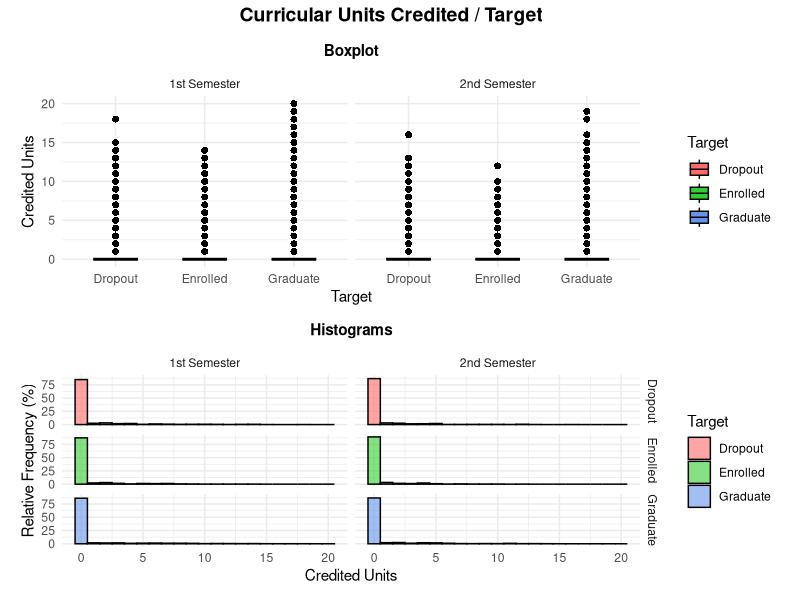
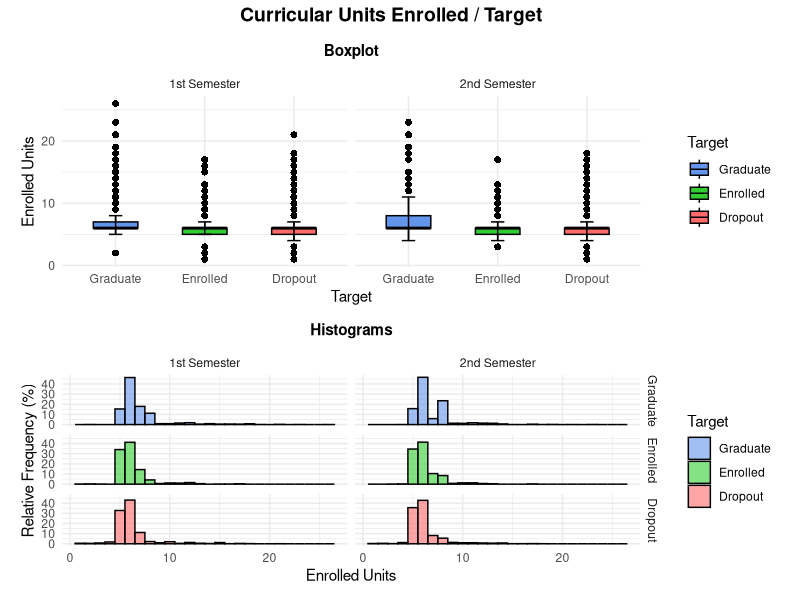
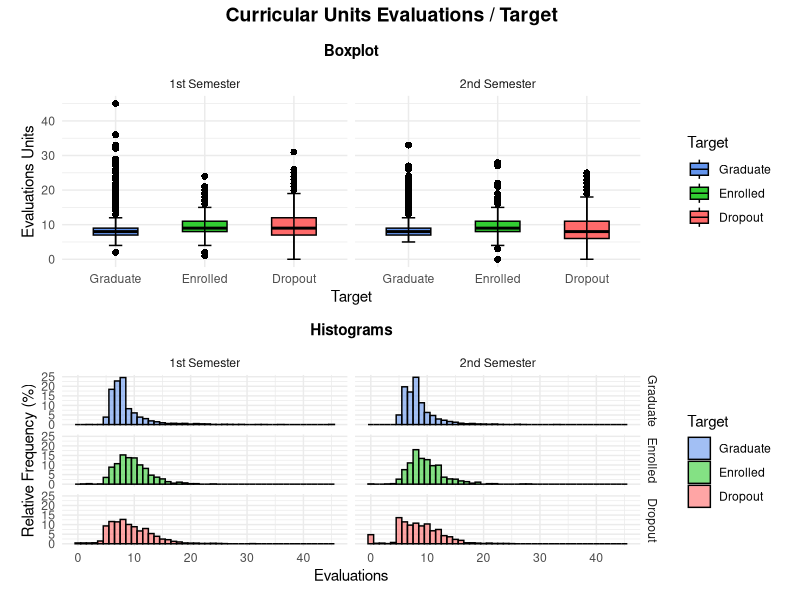
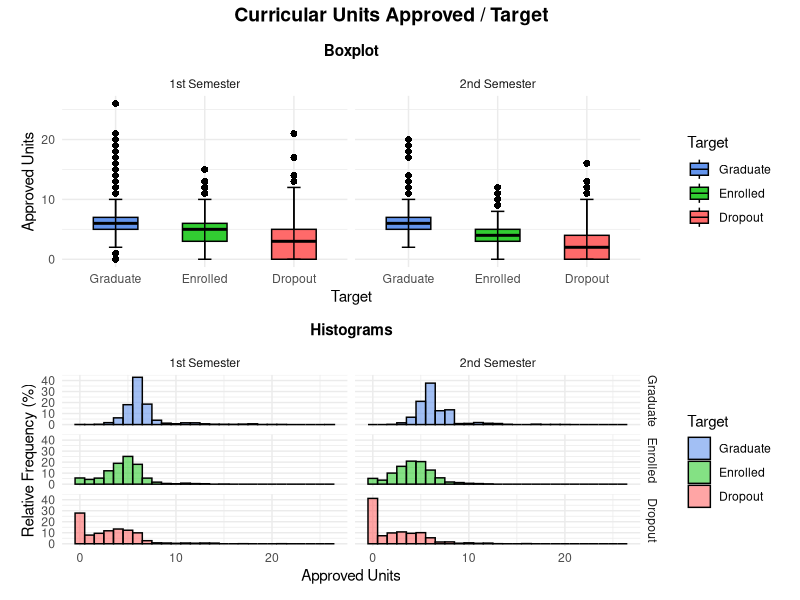
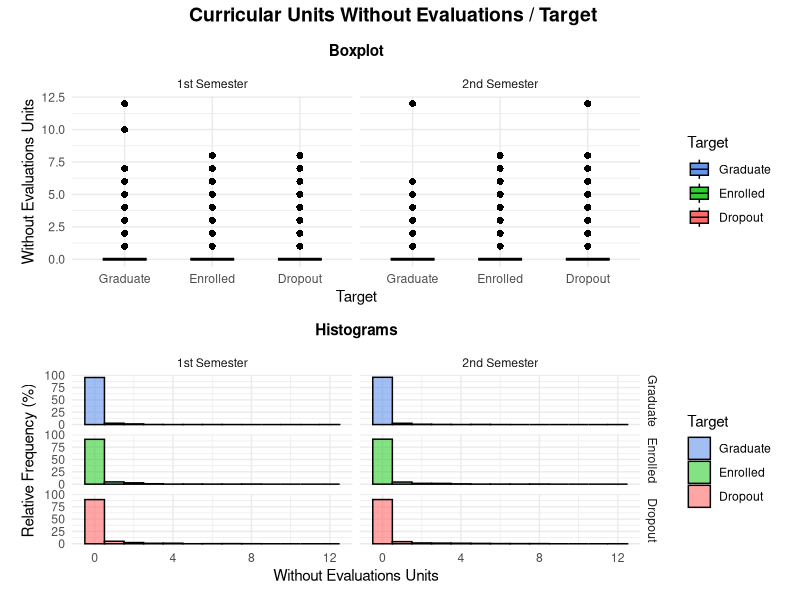
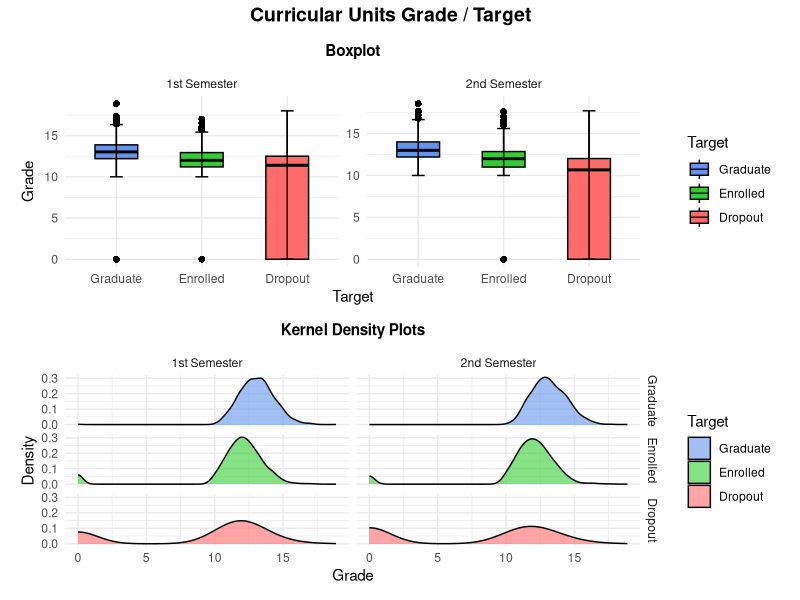

R code for these plots, in order:
## ---- chunk 1
# Caricamento Dataset
library(here)
library(dplyr)
data <- read.csv(here("dataset/dataMod.csv"), sep = ",", header = TRUE, check.names = FALSE)

# Studenti con valori mancanti (RIMOSSI)
print(data %>%
  filter(`Curricular_units_1st_sem_(enrolled)` == 0 | `Curricular_units_2nd_sem_(enrolled)` == 0))

data <- data %>%
  filter(`Curricular_units_1st_sem_(enrolled)` != 0 & `Curricular_units_2nd_sem_(enrolled)` != 0)

# Studenti che hanno dati solo per la feature enrolled ma non hanno mai fatto esami (RIMOSSI)
print(data %>%
  filter(`Curricular_units_1st_sem_(evaluations)` == 0 & `Curricular_units_2nd_sem_(evaluations)` == 0))

data <- data %>%
  filter(`Curricular_units_1st_sem_(evaluations)` != 0 | `Curricular_units_2nd_sem_(evaluations)` != 0)

print(data %>%
  filter(`Curricular_units_1st_sem_(approved)` == 0 & `Curricular_units_2nd_sem_(approved)` == 0))
## ---- chunk 2
############# CURRICULAR UNITS 1ST & 2ND SEM (CREDITED) ###############
# Librerie
library(ggplot2)
library(dplyr)
library(tidyr)
library(patchwork)



# Riorganizzazione dei dati in formato long
data_long <- data %>% 
  pivot_longer(cols = c(`Curricular_units_1st_sem_(credited)`, `Curricular_units_2nd_sem_(credited)`),
               names_to = "Semester", values_to = "Credited_Units") %>%
  mutate(Semester = recode(Semester, 
                           "Curricular_units_1st_sem_(credited)" = "1st Semester", 
                           "Curricular_units_2nd_sem_(credited)" = "2nd Semester"))

# Creazione del boxplot con entrambi i semestri
box_plot <- ggplot(data_long, aes(x = Target, y = Credited_Units, fill = Target)) +
  geom_boxplot(outlier.shape = 16, outlier.size = 2, notch = FALSE, width = 0.5, color = "black") +
  stat_boxplot(geom = "errorbar", width = 0.15, color = "black") +
  facet_wrap(~Semester) +
  scale_fill_manual(values = c("Graduate" = "#6495ED", "Enrolled" = "#32CD32", "Dropout" = "#FF6A6A")) +  
  labs(subtitle = "Boxplot", 
       x = "Target", 
       y = "Credited Units", 
       fill = "Target") +
  theme_minimal() +
  theme(plot.subtitle = element_text(hjust = 0.5, face = "bold", vjust = 2),
        plot.margin = margin(10, 10, 10, 10))

# Creazione Istogrammi
hist_plot <- ggplot(data_long, aes(x = Credited_Units, fill = Target)) +
  geom_histogram(aes(y = (..count..) / tapply(..count.., ..PANEL.., sum)[..PANEL..] * 100),
                 binwidth = 1, color = "black", position = "identity", alpha = 0.6) +
  facet_grid(Target ~ Semester) +
  scale_fill_manual(values = c("Graduate" = "#6495ED", "Enrolled" = "#32CD32", "Dropout" = "#FF6A6A")) +  
  labs(subtitle = "Histograms", x = "Credited Units", y = "Relative Frequency (%)") +
  theme_minimal() +
  theme(plot.subtitle = element_text(hjust = 0.5, face = "bold", vjust = 2))

# Combinazione dei grafici in un'unica figura 
combined_plot <- (box_plot / hist_plot) +
  plot_annotation(title = "Curricular Units Credited / Target") &
  theme(plot.title = element_text(hjust = 0.48, face = "bold", size = 14))

# Salvataggio del grafico in PDF
ggsave("Grafici/Combined_Boxplot_Histograms_Curricular_Units_1st_2nd_Sem_Credited.pdf", plot = combined_plot, width = 16, height = 12)

## ---- chunk 3
############# CURRICULAR UNITS 1ST & 2ND SEM (ENROLLED) ################
# Librerie
library(ggplot2)
library(dplyr)
library(tidyr)
library(patchwork)

data$Target <- factor(data$Target, 
                      levels = c("Graduate", "Enrolled", "Dropout"), 
                      labels = c("Graduate", "Enrolled", "Dropout"))

# Riorganizzazione dei dati in formato long
data_long <- data %>% 
  pivot_longer(cols = c(`Curricular_units_1st_sem_(enrolled)`, `Curricular_units_2nd_sem_(enrolled)`),
               names_to = "Semester", values_to = "Enrolled_Units") %>%
  mutate(Semester = recode(Semester, 
                           "Curricular_units_1st_sem_(enrolled)" = "1st Semester", 
                           "Curricular_units_2nd_sem_(enrolled)" = "2nd Semester"))

# Creazione del boxplot con entrambi i semestri
box_plot <- ggplot(data_long, aes(x = Target, y = Enrolled_Units, fill = Target)) +
  geom_boxplot(outlier.shape = 16, outlier.size = 2, notch = FALSE, width = 0.5, color = "black") +
  stat_boxplot(geom = "errorbar", width = 0.15, color = "black") +
  facet_wrap(~Semester) +
  scale_fill_manual(values = c("Graduate" = "#6495ED", "Enrolled" = "#32CD32", "Dropout" = "#FF6A6A")) +  
  labs(subtitle = "Boxplot", 
       x = "Target", 
       y = "Enrolled Units", 
       fill = "Target") +
  theme_minimal() +
  theme(plot.subtitle = element_text(hjust = 0.5, face = "bold", vjust = 2),
        plot.margin = margin(10, 10, 10, 10))

# Creazione Istogrammi
hist_plot <- ggplot(data_long, aes(x = Enrolled_Units, fill = Target)) +
  geom_histogram(aes(y = (..count..) / tapply(..count.., ..PANEL.., sum)[..PANEL..] * 100),
                 binwidth = 1, color = "black", position = "identity", alpha = 0.6) +
  facet_grid(Target ~ Semester) +
  scale_fill_manual(values = c("Graduate" = "#6495ED", "Enrolled" = "#32CD32", "Dropout" = "#FF6A6A")) +  
  labs(subtitle = "Histograms", x = "Enrolled Units", y = "Relative Frequency (%)") +
  theme_minimal() +
  theme(plot.subtitle = element_text(hjust = 0.5, face = "bold", vjust = 2))

# Combinazione dei grafici in un'unica figura
combined_plot <- (box_plot / hist_plot) +
  plot_annotation(title = "Curricular Units Enrolled / Target") &
  theme(plot.title = element_text(hjust = 0.48, face = "bold", size = 14))

# Salvataggio del grafico in PDF
ggsave("Grafici/Combined_Boxplot_Histograms_Curricular_Units_1st_2nd_Sem_Enrolled.pdf", plot = combined_plot, width = 16, height = 12)

## ---- chunk 4
##################### CURRICULAR UNITS 1ST & 2ND SEM (EVALUATIONS) ###########################
# Librerie
library(ggplot2)
library(dplyr)
library(tidyr)
library(patchwork)

# Conversione della variabile numerica in un formato adatto per il boxplot
data$Target <- factor(data$Target, 
                      levels = c("Graduate", "Enrolled", "Dropout"), 
                      labels = c("Graduate", "Enrolled", "Dropout"))

# Riorganizzazione dei dati in formato long
data_long <- data %>% 
  pivot_longer(cols = c(`Curricular_units_1st_sem_(evaluations)`, `Curricular_units_2nd_sem_(evaluations)`),
               names_to = "Semester", values_to = "Evaluations_Units") %>%
  mutate(Semester = recode(Semester, 
                           "Curricular_units_1st_sem_(evaluations)" = "1st Semester", 
                           "Curricular_units_2nd_sem_(evaluations)" = "2nd Semester"))

# Creazione del boxplot con entrambi i semestri
box_plot <- ggplot(data_long, aes(x = Target, y = Evaluations_Units, fill = Target)) +
  geom_boxplot(outlier.shape = 16, outlier.size = 2, notch = FALSE, width = 0.5, color = "black") +
  stat_boxplot(geom = "errorbar", width = 0.15, color = "black") +
  facet_wrap(~Semester) +
  scale_fill_manual(values = c("Graduate" = "#6495ED", "Enrolled" = "#32CD32", "Dropout" = "#FF6A6A")) +  
  labs(subtitle = "Boxplot", 
       x = "Target", 
       y = "Evaluations Units", 
       fill = "Target") +
  theme_minimal() +
  theme(plot.subtitle = element_text(hjust = 0.5, face = "bold", vjust = 2),
        plot.margin = margin(10, 10, 10, 10))

# Correzione della frequenza relativa degli istogrammi
hist_plot <- ggplot(data_long, aes(x = Evaluations_Units, fill = Target)) +
  geom_histogram(aes(y = (..count..) / tapply(..count.., ..PANEL.., sum)[..PANEL..] * 100),
                 binwidth = 1, color = "black", position = "identity", alpha = 0.6) +
  facet_grid(Target ~ Semester) +
  scale_fill_manual(values = c("Graduate" = "#6495ED", "Enrolled" = "#32CD32", "Dropout" = "#FF6A6A")) +  
  labs(subtitle = "Histograms", x = "Evaluations", y = "Relative Frequency (%)") +
  theme_minimal() +
  theme(plot.subtitle = element_text(hjust = 0.5, face = "bold", vjust = 2))

# Combinazione dei grafici in un'unica figura con due sezioni
combined_plot <- (box_plot / hist_plot) +
  plot_annotation(title = "Curricular Units Evaluations / Target") &
  theme(plot.title = element_text(hjust = 0.48, face = "bold", size = 14))

# Salvataggio del grafico in PDF
ggsave("Grafici/Combined_Boxplot_Histograms_Curricular_Units_1st_2nd_Sem_Evaluations.pdf", plot = combined_plot, width = 16, height = 12)

## ---- chunk 5

################ CURRICULAR UNITS 1ST & 2ND SEM (APPROVED) ###################
# Librerie
library(ggplot2)
library(dplyr)
library(tidyr)
library(patchwork)

data$Target <- factor(data$Target, 
                      levels = c("Graduate", "Enrolled", "Dropout"), 
                      labels = c("Graduate", "Enrolled", "Dropout"))

# Riorganizzazione dei dati in formato long
data_long <- data %>% 
  pivot_longer(cols = c(`Curricular_units_1st_sem_(approved)`, `Curricular_units_2nd_sem_(approved)`),
               names_to = "Semester", values_to = "Approved_Units") %>%
  mutate(Semester = recode(Semester, 
                           "Curricular_units_1st_sem_(approved)" = "1st Semester", 
                           "Curricular_units_2nd_sem_(approved)" = "2nd Semester"))

# Creazione del boxplot con entrambi i semestri
box_plot <- ggplot(data_long, aes(x = Target, y = Approved_Units, fill = Target)) +
  geom_boxplot(outlier.shape = 16, outlier.size = 2, notch = FALSE, width = 0.5, color = "black") +
  stat_boxplot(geom = "errorbar", width = 0.15, color = "black") +
  facet_wrap(~Semester) +
  scale_fill_manual(values = c("Graduate" = "#6495ED", "Enrolled" = "#32CD32", "Dropout" = "#FF6A6A")) +  
  labs(subtitle = "Boxplot", 
       x = "Target", 
       y = "Approved Units", 
       fill = "Target") +
  theme_minimal() +
  theme(plot.subtitle = element_text(hjust = 0.5, face = "bold", vjust = 2),
        plot.margin = margin(10, 10, 10, 10))

# Creazione Istogrammi
hist_plot <- ggplot(data_long, aes(x = Approved_Units, fill = Target)) +
  geom_histogram(aes(y = (..count..) / tapply(..count.., ..PANEL.., sum)[..PANEL..] * 100),
                 binwidth = 1, color = "black", position = "identity", alpha = 0.6) +
  facet_grid(Target ~ Semester) +
  scale_fill_manual(values = c("Graduate" = "#6495ED", "Enrolled" = "#32CD32", "Dropout" = "#FF6A6A")) +  
  labs(subtitle = "Histograms", x = "Approved Units", y = "Relative Frequency (%)") +
  theme_minimal() +
  theme(plot.subtitle = element_text(hjust = 0.5, face = "bold", vjust = 2))

# Combinazione dei grafici in un'unica figura
combined_plot <- (box_plot / hist_plot) +
  plot_annotation(title = "Curricular Units Approved / Target") &
  theme(plot.title = element_text(hjust = 0.48, face = "bold", size = 14))

# Salvataggio del grafico in PDF
ggsave("Grafici/Combined_Boxplot_Histograms_Curricular_Units_1st_2nd_Sem_Approved.pdf", plot = combined_plot, width = 16, height = 12)
## ---- chunk 6
#################### CURRICULAR UNITS 1ST & 2ND SEM (WITHOUT EVALUATIONS) ##################
# Librerie
library(ggplot2)
library(dplyr)
library(tidyr)
library(patchwork)

data$Target <- factor(data$Target, 
                      levels = c("Graduate", "Enrolled", "Dropout"), 
                      labels = c("Graduate", "Enrolled", "Dropout"))

# Riorganizzazione dei dati in formato long
data_long <- data %>% 
  pivot_longer(cols = c(`Curricular_units_1st_sem_(without_evaluations)`, `Curricular_units_2nd_sem_(without_evaluations)`),
               names_to = "Semester", values_to = "Without_Evaluations_Units") %>%
  mutate(Semester = recode(Semester, 
                           "Curricular_units_1st_sem_(without_evaluations)" = "1st Semester", 
                           "Curricular_units_2nd_sem_(without_evaluations)" = "2nd Semester"))

# Creazione del boxplot con entrambi i semestri
box_plot <- ggplot(data_long, aes(x = Target, y = Without_Evaluations_Units, fill = Target)) +
  geom_boxplot(outlier.shape = 16, outlier.size = 2, notch = FALSE, width = 0.5, color = "black") +
  stat_boxplot(geom = "errorbar", width = 0.15, color = "black") +
  facet_wrap(~Semester) +
  scale_fill_manual(values = c("Graduate" = "#6495ED", "Enrolled" = "#32CD32", "Dropout" = "#FF6A6A")) +  
  labs(subtitle = "Boxplot", 
       x = "Target", 
       y = "Without Evaluations Units", 
       fill = "Target") +
  theme_minimal() +
  theme(plot.subtitle = element_text(hjust = 0.5, face = "bold", vjust = 2),
        plot.margin = margin(10, 10, 10, 10))

# Creazione Istogrammi
hist_plot <- ggplot(data_long, aes(x = Without_Evaluations_Units, fill = Target)) +
  geom_histogram(aes(y = (..count..) / tapply(..count.., ..PANEL.., sum)[..PANEL..] * 100),
                 binwidth = 1, color = "black", position = "identity", alpha = 0.6) +
  facet_grid(Target ~ Semester) +
  scale_fill_manual(values = c("Graduate" = "#6495ED", "Enrolled" = "#32CD32", "Dropout" = "#FF6A6A")) +  
  labs(subtitle = "Histograms", x = "Without Evaluations Units", y = "Relative Frequency (%)") +
  theme_minimal() +
  theme(plot.subtitle = element_text(hjust = 0.5, face = "bold", vjust = 2))

# Combinazione dei grafici in un'unica figura
combined_plot <- (box_plot / hist_plot) +
  plot_annotation(title = "Curricular Units Without Evaluations / Target") &
  theme(plot.title = element_text(hjust = 0.48, face = "bold", size = 14))

# Salvataggio del grafico in PDF
ggsave("Grafici/Combined_Boxplot_Histograms_Curricular_Units_1st_2nd_Sem_Without_Evaluations.pdf", plot = combined_plot, width = 16, height = 12)

## ---- chunk 7

################## CURRICULAR UNITS 1ST & 2ND SEM (GRADE) #####################
# Librerie
library(ggplot2)
library(dplyr)
library(tidyr)
library(patchwork)

# Conversione della variabile Target in un fattore
data$Target <- factor(data$Target, 
                      levels = c("Graduate", "Enrolled", "Dropout"), 
                      labels = c("Graduate", "Enrolled", "Dropout"))

# Riorganizzazione dei dati in formato long
data_long <- data %>% 
  pivot_longer(
    cols = c(`Curricular_units_1st_sem_(grade)`, `Curricular_units_2nd_sem_(grade)`),
    names_to = "Semester", 
    values_to = "Grade"
  ) %>%
  mutate(Semester = recode(Semester, 
                           "Curricular_units_1st_sem_(grade)" = "1st Semester", 
                           "Curricular_units_2nd_sem_(grade)" = "2nd Semester"))

# Creazione del boxplot per entrambi i semestri
box_plot <- ggplot(data_long, aes(x = Target, y = Grade, fill = Target)) +
  geom_boxplot(outlier.shape = 16, outlier.size = 2, width = 0.5, color = "black") +
  stat_boxplot(geom = "errorbar", width = 0.15, color = "black") +
  facet_wrap(~Semester, scales = "free_y") +
  scale_fill_manual(values = c("Graduate" = "#6495ED", "Enrolled" = "#32CD32", "Dropout" = "#FF6A6A")) +  
  labs(subtitle = "Boxplot", 
       x = "Target", 
       y = "Grade", 
       fill = "Target") +
  theme_minimal() +
  theme(
    plot.subtitle = element_text(hjust = 0.5, face = "bold", vjust = 2),
    plot.margin = margin(10, 10, 10, 10)
  )

# Creazione dei kernel density plot
density_plot <- ggplot(data_long, aes(x = Grade, fill = Target, y = ..density..)) +
  geom_density(alpha = 0.6, adjust = 1.2) +
  facet_grid(Target ~ Semester, scales = "fixed") + 
  scale_fill_manual(values = c("Graduate" = "#6495ED", "Enrolled" = "#32CD32", "Dropout" = "#FF6A6A")) +  
  labs(subtitle = "Kernel Density Plots", x = "Grade", y = "Density") +
  theme_minimal() +
  theme(
    plot.subtitle = element_text(hjust = 0.5, face = "bold", vjust = 2)
  )

# Combinazione dei grafici in un'unica figura
combined_plot <- (box_plot / density_plot) +
  plot_annotation(title = "Curricular Units Grade / Target") &
  theme(plot.title = element_text(hjust = 0.48, face = "bold", size = 14))

# Salvataggio del grafico in PDF
ggsave("Grafici/Combined_Boxplot_Density_Curricular_Units_1st_2nd_Sem_Grade.pdf", 
       plot = combined_plot, width = 16, height = 12)

